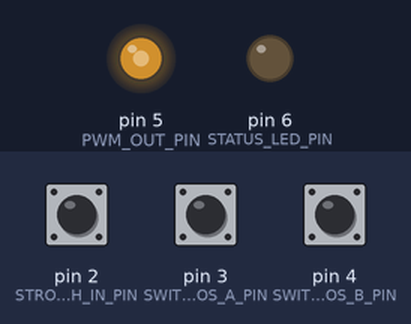
A sketch run on a simulated Arduino Uno, built with avr-gcc and run on an emulated ATmega328P. Parts: output pins drawn as LEDs (lit = HIGH). The inputs (shaded band) are chosen by the test bench; at power-on: pin 2 (STROBESWITCH_IN_PIN) LOW, pin 3 (SWITCHPOS_A_PIN) HIGH, pin 4 (SWITCHPOS_B_PIN) HIGH.

Above: at 1.2 s.
1.3 s: pin 2 (STROBESWITCH_IN_PIN) pulled HIGH for 1 s
At 2.45 s:
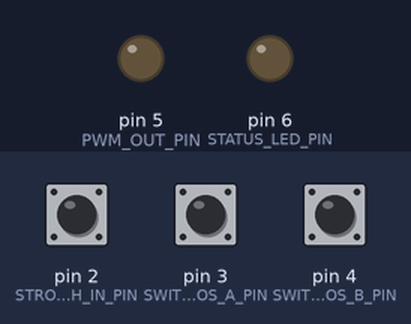
4.3 s: pin 2 (STROBESWITCH_IN_PIN) pulled HIGH for 3.2 s
9.0 s: pin 3 (SWITCHPOS_A_PIN) pulled LOW for 0.15 s
At 9.3 s:
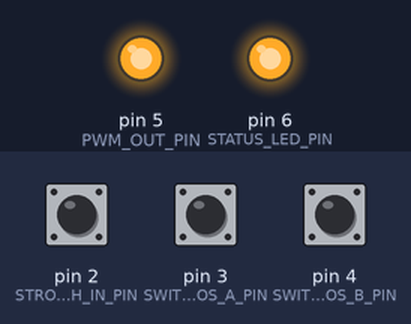
Timing chart, 0 to 12.0 s (numbered marks = the images above; inputs shaded):
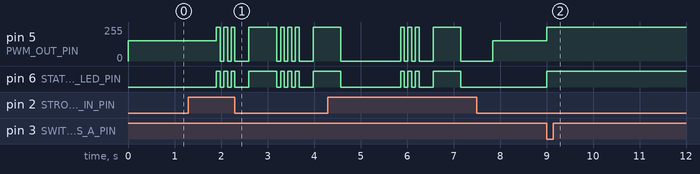

The sketch:

ganja_light.ino
```cpp
// (licence header left out)
#define A_MODE_BRIGHT .6 // svietivosť v % za bodkou.

#define PWM_OUT_PIN 5 // pin na riadenie lediek

#define STATUS_LED_PIN 6 // pin na riadenie status žiarovky
#define STATUS_LED_ON_MODE digitalWrite(STATUS_LED_PIN, 255)
#define STATUS_LED_OFF_MODE analogWrite(STATUS_LED_PIN, 0)

#define SWITCHPOS_A_PIN 3 // pin na pozíciu A
#define SWITCHPOS_B_PIN 4 // pin na pozíciu B
#define READ_SWITCHPOS_A digitalRead(SWITCHPOS_A_PIN)
#define READ_SWITCHPOS_B digitalRead(SWITCHPOS_B_PIN)

#define STROBESWITCH_IN_PIN 2 // pin na spínač stroboskopu
#define READ_STROBESWITCH digitalRead(STROBESWITCH_IN_PIN)

#define A_MODE analogWrite(PWM_OUT_PIN, (255 * A_MODE_BRIGHT))
#define B_MODE digitalWrite(PWM_OUT_PIN, 255)
#define OFF_MODE analogWrite(PWM_OUT_PIN, 0)

#define WORKING_DELAY 600 // delay čítania zmien, pracovný delay

int switch_state = 0;
int predosly_stav = 0;
long cas = 0;
long dostlacenie = 1000;

void setup() {
  pinMode(PWM_OUT_PIN, OUTPUT);
  pinMode(STATUS_LED_PIN, OUTPUT);
  pinMode(SWITCHPOS_A_PIN, INPUT);
  pinMode(SWITCHPOS_B_PIN, INPUT);
  pinMode(STROBESWITCH_IN_PIN, INPUT);
}

void loop() {
  READ_SWITCHPOS_A;
  READ_SWITCHPOS_B;
  READ_STROBESWITCH;

  if (READ_STROBESWITCH == HIGH && millis() - cas > dostlacenie) {
    if (switch_state == 1) {
      switch_state = 0;
    } else {
      switch_state = 1;
    }
    cas = millis();
  }

  while (READ_SWITCHPOS_A == HIGH && READ_STROBESWITCH == LOW) {
    STATUS_LED_OFF_MODE;
    A_MODE;
  }

  while (READ_SWITCHPOS_B == HIGH && READ_STROBESWITCH == LOW) {
    STATUS_LED_ON_MODE;
    B_MODE;
  }

  while (READ_SWITCHPOS_A == LOW && READ_SWITCHPOS_B == LOW) {
    STATUS_LED_OFF_MODE;
    OFF_MODE;
  }

  while (switch_state == 1) {
    B_MODE;
    STATUS_LED_ON_MODE;
    delay(80);
    OFF_MODE;
    STATUS_LED_OFF_MODE;
    delay(80);
    B_MODE;
    STATUS_LED_ON_MODE;
    delay(80);
    OFF_MODE;
    STATUS_LED_OFF_MODE;
    delay(80);
    B_MODE;
    STATUS_LED_ON_MODE;
    delay(80);
    OFF_MODE;
    STATUS_LED_OFF_MODE;
    delay(300);
    B_MODE;
    STATUS_LED_ON_MODE;
    delay(600);
    OFF_MODE;
    STATUS_LED_OFF_MODE;
    delay(80);
    if (READ_STROBESWITCH == HIGH && millis() - cas > dostlacenie) {
    if (switch_state == 1) {
      switch_state = 0;
    } else {
      switch_state = 1;
    }
    cas = millis();
  }
}
  delay(WORKING_DELAY);
}
```

Measured:
- after the input at 9.0 s, pin 5 (PWM_OUT_PIN): 153/255 → 255/255 at once; pin 6 (STATUS_LED_PIN): LOW → HIGH at once
